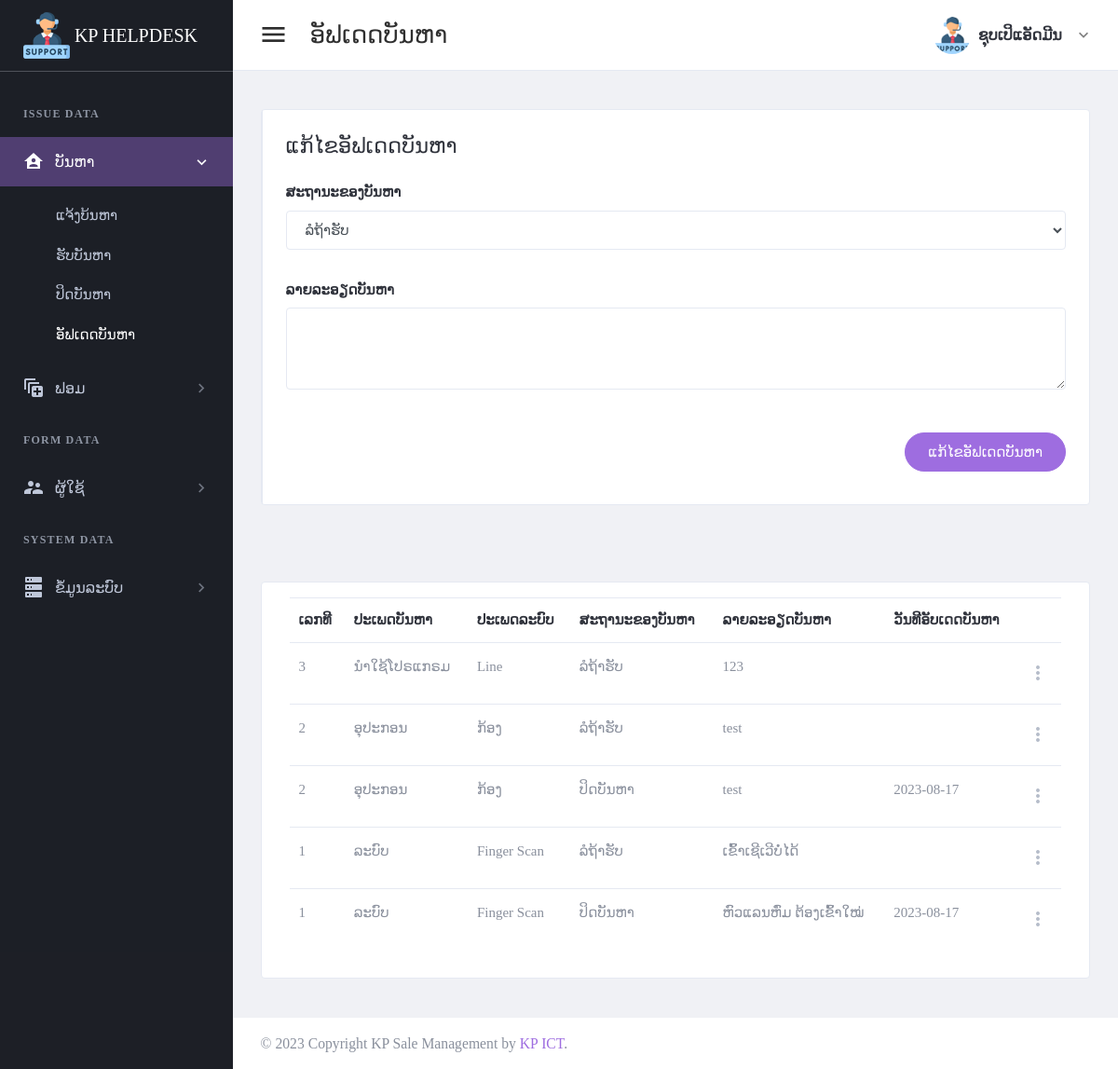
Page /page/edit-issue-history.php (signed in) on the earlier database version.
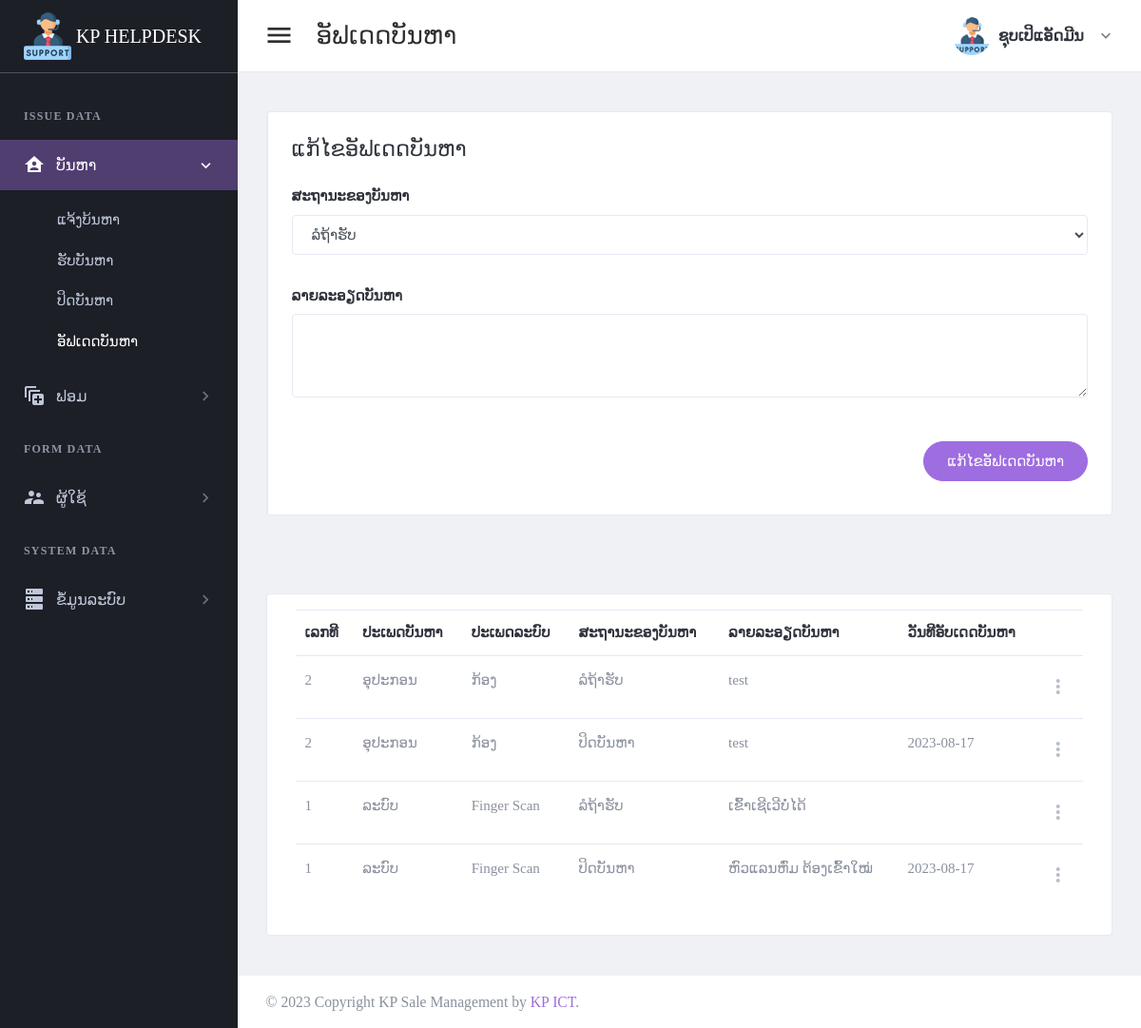
Same page on the later database version.
### tables this page shows
CREATE TABLE `tbl_header_title` (
  `ht_id` int(11) NOT NULL,
  `ht_name` varchar(300) DEFAULT NULL
);

CREATE TABLE `tbl_sub_title` (
  `st_id` int(11) NOT NULL,
  `st_name` varchar(300) DEFAULT NULL,
  `icon_code` varchar(100) DEFAULT NULL,
  `ht_id` int(11) DEFAULT NULL
);

CREATE TABLE `tbl_page_title` (
  `pt_id` int(11) NOT NULL,
  `pt_name` varchar(300) DEFAULT NULL,
  `ptf_name` varchar(100) DEFAULT NULL,
  `st_id` int(11) DEFAULT NULL
);

CREATE TABLE `tbl_issue_history` (
  `ih_id` int(11) NOT NULL,
  `ir_id` int(11) DEFAULT NULL,
  `ir_state` int(11) DEFAULT NULL,
  `ih_detail` text DEFAULT NULL,
  `update_by` int(11) DEFAULT NULL,
  `update_date` date DEFAULT NULL
);

CREATE TABLE `tbl_issue_category` (
  `isc_id` int(11) NOT NULL,
  `isc_name` varchar(50) DEFAULT NULL
);

CREATE TABLE `tbl_issue_type` (
  `ist_id` int(11) NOT NULL,
  `isc_id` int(11) DEFAULT NULL,
  `ist_name` varchar(150) DEFAULT NULL
);

CREATE TABLE `tbl_issue_status` (
  `is_id` int(11) NOT NULL,
  `is_name` varchar(300) DEFAULT NULL
);

### setting/checksession.php (called while the page is built, shortened)
<?php
	if($_SESSION['id_users'] == "" )
	{
	header("location:logout.php");
	}
	  else{
		$role_id = $_SESSION["role_id"];
	}
?>

### page/edit-issue-history.php (the view, shortened to what the changed rows need)
<?php
include("../setting/checksession.php");
include("../setting/conn.php");
$header_name = "ອັຟເດດບັນຫາ";
$header_click = "1";
?>
<!DOCTYPE html>
<html lang="en" dir="ltr">
<head>
    <?php
    include("../setting/callcss.php");
    ?>
</head>
<body class="navbar-fixed sidebar-fixed" id="body">
    <div class="wrapper">
        <?php include "menu.php"; ?>
        <div class="page-wrapper">
            <div class="content-wrapper">
                <div class="content">
                    <div class="card card-default">
                        <div class="card-body">
                            <table id="productsTable" class="table table-hover table-product" style="width:100%">
                                <thead>
                                <tr>
                                        <th>ເລກທີ</th>
                                        <th>ປະເພດບັນຫາ</th>
                                        <th>ປະເພດລະບົບ</th>
                                        <th>ສະຖານະຂອງບັນຫາ </th>
                                        <th>ລາຍລະອຽດບັນຫາ</th>
                                        <th>ວັນທີອັບເດດບັນຫາ</th>
                                        <th></th>
                                    </tr>
                                </thead>
                                <tbody>
                                    <?php
                                    $stmt4 = $conn->prepare("SELECT a.ir_id,isc_name,ist_name,is_name ,ih_detail,update_date FROM tbl_issue_history a
                                    left join tbl_issue_request e on a.ir_id = e.ir_id
                                    left join tbl_issue_type b on e.ist_id = b.ist_id
                                    left join tbl_issue_category c on b.isc_id = c.isc_id
                                    left join tbl_issue_status d on a.ir_state = d.is_id order by ir_id desc; ");
                                    $stmt4->execute();
                                    if ($stmt4->rowCount() > 0) {
                                        while ($row4 = $stmt4->fetch(PDO::FETCH_ASSOC)) {
                                            $ir_id = $row4['ir_id'];
                                            $isc_name = $row4['isc_name'];
                                            $ist_name = $row4['ist_name'];
                                            $is_name = $row4['is_name'];
                                            $ih_detail = $row4['ih_detail'];
                                            $update_date = $row4['update_date'];
                                    ?>
                                            <tr>
                                                <td><?php echo "$ir_id"; ?></td>
                                                <td><?php echo "$isc_name"; ?></td>
                                                <td><?php echo "$ist_name"; ?></td>
                                                <td><?php echo "$is_name"; ?></td>
                                                <td><?php echo "$ih_detail"; ?></td>
                                                <td><?php echo "$update_date"; ?></td>
                                                <td>
                                                    <div class="dropdown">
                                                        <a class="dropdown-toggle icon-burger-mini" href="#" role="button" id="dropdownMenuLink" data-toggle="dropdown" aria-haspopup="true" aria-expanded="false" data-display="static">
                                                        </a>
                                                    </div>
                                                </td>
                                            </tr>
                                    <?php
                                        }
                                    }
                                    ?>
                                </tbody>
                            </table>
                        </div>
                    </div>
                </div>
            </div>
        </div>
    </div>
</body>
</html>

### page/menu.php (shortened to what the changed rows need)
<aside class="left-sidebar sidebar-dark" id="left-sidebar">
  <div id="sidebar" class="sidebar sidebar-with-footer">
    <div class="sidebar-left" data-simplebar style="height: 100%;">
      <ul class="nav sidebar-inner" id="sidebar-menu">
        <?php
        $stmt = $conn->prepare(" SELECT distinct a.ht_id,ht_name
        FROM tbl_header_title a
        left join tbl_role_page b on a.ht_id = b.ht_id
        where role_id ='$role_id'
        order by  a.ht_id asc ");
        $stmt->execute();
        if ($stmt->rowCount() > 0) {
          while ($row = $stmt->fetch(PDO::FETCH_ASSOC)) {
            $ht_id = $row['ht_id'];
            $ht_name = $row['ht_name'];
        ?>
            <li class="section-title"> <?php echo "$ht_name"; ?></li>
            <?php
            $stmt1 = $conn->prepare("SELECT distinct a.st_id,st_name,role_id,icon_code
            FROM tbl_sub_title a
            left join tbl_role_page b on a.st_id = b.st_id
            where a.ht_id = '$ht_id' and role_id ='$role_id'
            order by a.st_id asc ");
            $stmt1->execute();
            if ($stmt1->rowCount() > 0) {
              while ($row1 = $stmt1->fetch(PDO::FETCH_ASSOC)) {
                $st_name = $row1['st_name'];
                $st_id = $row1['st_id'];
                $icon_code = $row1['icon_code'];
            ?>
                <li class='has-sub <?php if ($header_click == "$st_id") {  echo "active expand"; } ?>'>
                  <a class="sidenav-item-link" href="javascript:void(0)" data-toggle="collapse" data-target='#<?php echo "$st_name"; ?>' aria-expanded="false" aria-controls="<?php echo "$st_name"; ?>">
                    <i class="mdi <?php echo"$icon_code";?>"></i>
                    <span class="nav-text"> <?php echo "$st_name"; ?> </span> <b class="caret"></b>
                  </a>
                  <ul class='collapse <?php if ($header_click == "$st_id" ) { echo "show"; } ?>' id="<?php echo "$st_name"; ?>" data-parent="#sidebar-menu">
                    <div class="sub-menu">
                      <?php
                      $stmt2 = $conn->prepare(" SELECT pt_name,ptf_name
                      FROM tbl_page_title a
                      left join tbl_role_page b on a.pt_id = b.pt_id
                      where a.st_id = '$st_id' and role_id ='$role_id'
                      order by a.pt_id asc ");
                      $stmt2->execute();
                      if ($stmt2->rowCount() > 0) {
                        while ($row2 = $stmt2->fetch(PDO::FETCH_ASSOC)) {
                          $pt_name = $row2['pt_name'];
                      ?>
                          <li class="<?php if ($header_name ==  $row2['pt_name']) { echo "active"; } ?>">
                            <a class="sidenav-item-link" href='<?php echo $row2['ptf_name'] ?>'>
                              <span class="nav-text"><?php echo"$pt_name";?></span>
                            </a>
                          </li>
                      <?php
                        }
                      }
                      ?>
                    </div>
                  </ul>
              <?php
              }
            }
              ?>
                </li>
            <?php
          }
        }
            ?>
      </ul>
    </div>
  </div>
</aside>

Differences in the rows shown:
removed tbl_issue_history: ir "3", tbl_issue_category.isc_name "ນຳໃຊ້ໂປຣແກຣມ", tbl_issue_type.ist_name "Line", tbl_issue_status.is_name "ລໍຖ້າຮັບ", ih_detail "123"
